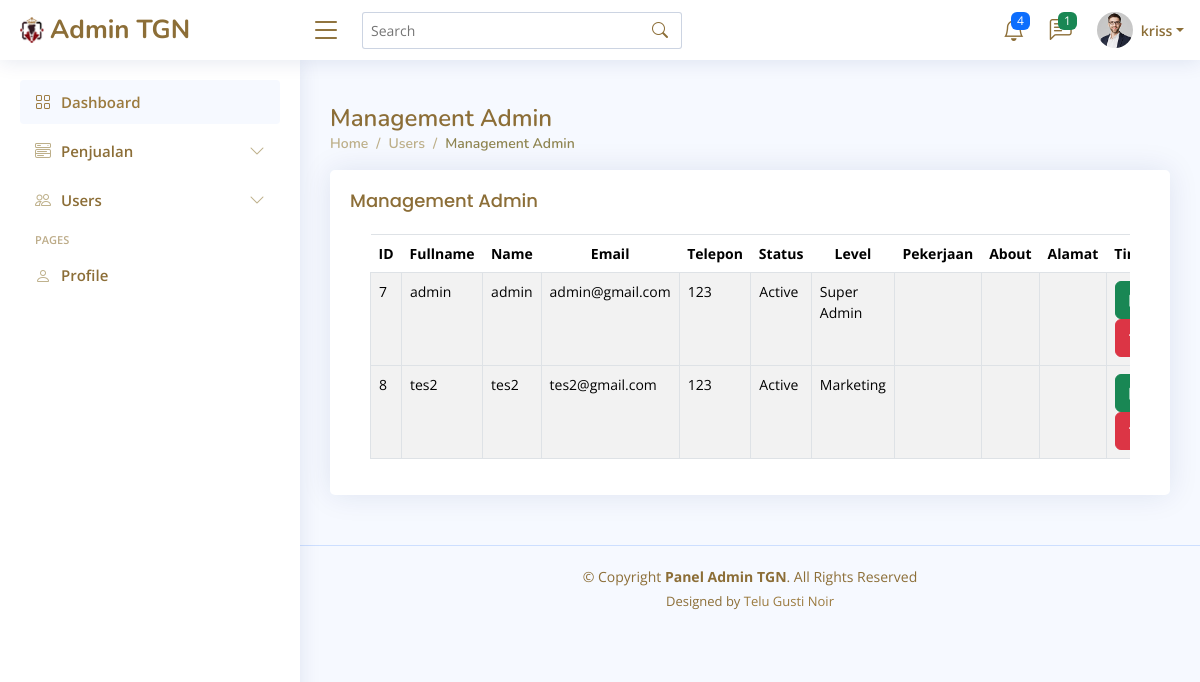
The page /Admin/users-tabel-admin.php (signed in) on the database its author committed.
### tables this page shows
CREATE TABLE `users` (
  `id` int(100) NOT NULL,
  `username` varchar(20) NOT NULL,
  `fullname` varchar(64) NOT NULL,
  `email` varchar(50) NOT NULL,
  `phone` varchar(18) NOT NULL,
  `status` varchar(20) NOT NULL,
  `password` varchar(50) NOT NULL,
  `level` varchar(20) NOT NULL,
  `about` text DEFAULT NULL,
  `job` varchar(20) DEFAULT NULL,
  `country` varchar(16) DEFAULT NULL,
  `address` varchar(255) DEFAULT NULL,
  `profile_image` varchar(255) DEFAULT NULL
);

### Admin/users-tabel-admin.php (the view, shortened to what this page needs)
<!DOCTYPE html>
<html lang="en">
<head>
  <link href="assets/vendor/bootstrap/css/bootstrap.min.css" rel="stylesheet">
  <link href="assets/vendor/bootstrap-icons/bootstrap-icons.css" rel="stylesheet">
  <link href="assets/vendor/boxicons/css/boxicons.min.css" rel="stylesheet">
  <link href="assets/vendor/quill/quill.snow.css" rel="stylesheet">
  <link href="assets/vendor/quill/quill.bubble.css" rel="stylesheet">
  <link href="assets/vendor/remixicon/remixicon.css" rel="stylesheet">
  <link href="assets/vendor/simple-datatables/style.css" rel="stylesheet">
  <link href="assets/css/style.css" rel="stylesheet">
</head>
<body>
  <?= include 'header.php' ?>
  <main id="main" class="main">
  <div class="pagetitle">
      <h1>Management Admin</h1>
      <nav>
        <ol class="breadcrumb">
          <li class="breadcrumb-item"><a href="index.php">Home</a></li>
          <li class="breadcrumb-item">Users</li>
          <li class="breadcrumb-item active">Management Admin</li>
        </ol>
      </nav>
    </div>
    <section class="section dashboard">
    <div class="col-12">
    <div class="card recent-sales overflow-auto">
        <div class="card-body pb-0">
            <h1 class="card-title">Management Admin<span></span></h1>
            <div class="card-body">
    <div class="table-responsive">
        <table class="table table-bordered table-striped">
            <thead class="thead-dark">
                <tr class="text-center">
                <th scope="col" class="col-0">ID</th>
                <th scope="col" class="col-1">Fullname</th>
                <th scope="col" class="col-1">Name</th>
                <th scope="col" class="col-0">Email</th>
                <th scope="col" class="col-1">Telepon</th>
                <th scope="col" class="col-1">Status</th>
                <th scope="col" class="col-1">Level</th>
                <th scope="col" class="col-1">Pekerjaan</th>
                <th scope="col" class="col-2">About</th>
                <th scope="col" class="col-2">Alamat</th>
                <th scope="col" class="col-0">Tindakan</th>
                </tr>
            </thead>
<?php
    $select_query = "SELECT * FROM `users` WHERE `level` IN ('super admin', 'marketing', 'customer service') ";
    $result = $conn->query($select_query);
    if ($result->rowCount() > 0) {
        while ($fetch_users = $result->fetch(PDO::FETCH_ASSOC)) {
?>
            <tbody>
                <tr>
                <td><?= $fetch_users ['id'];?></td>
                <td><?= $fetch_users ['fullname'];?></td>
                <td><?= $fetch_users ['username'];?></td>
                <td><?= $fetch_users ['email'];?></td>
                <td><?= $fetch_users ['phone'];?></td>
                <td><?= $fetch_users ['status'];?></td>
                <td><?= $fetch_users ['level'];?></td>
                <td><?= $fetch_users ['about'];?></td>
                <td><?= $fetch_users ['job'];?></td>
                <td><?= $fetch_users ['address'];?></td>
                    <td>
                    <form action="" method="post">
                    <a href="users-edit-admin.php?uid=<?= $fetch_users ['id'];?>" class="btn btn-success ri-edit-box-fill"></a>
                    <button type="submit" name="delete"  class="btn btn-danger"><i class="ri-delete-bin-2-line"></i></button>
                    </form>
                    </td>
                </tr>
                <?php
    }
    } else {
?>
    <tr><td colspan='12'>No data found</td></tr>;
<?php
    }
?>
            </tbody>
        </table>
                </div>
            </div>
        </div>
    </div>
</div>
</section>
  </main>
  <?= include 'footer.php';?>
</body>
</html>

### Admin/header.php (shortened to what this page needs)
<?php
include '../components/connect.php';
$user_id = $_SESSION['user_id'];
$select_user = $conn->prepare("SELECT * FROM `users` WHERE id = ?");
$select_user->execute([$user_id]);
$fetch_profile = null;
$select_profile = $conn->prepare("SELECT * FROM `users` WHERE id = ?");
$select_profile->execute([$user_id]);
if ($select_profile->rowCount() > 0) {
    $fetch_profile = $select_profile->fetch(PDO::FETCH_ASSOC);
}
?>
  <header id="header" class="header fixed-top d-flex align-items-center">
    <div class="d-flex align-items-center justify-content-between">
      <a href="index.php" class="logo   d-flex align-items-center">
        <img src="assets/img/logo.png" alt="">
        <span class="d-none d-lg-block">Admin TGN</span>
      </a>
      <i class="bi bi-list toggle-sidebar-btn"></i>
    </div>
    <div class="search-bar">
      <form class="search-form d-flex align-items-center" method="POST" action="#">
        <input type="text" name="query" placeholder="Search" title="Enter search keyword">
        <button type="submit" title="Search"><i class="bi bi-search"></i></button>
      </form>
    </div>
    <nav class="header-nav ms-auto">
      <ul class="d-flex align-items-center">
        <li class="nav-item dropdown">
          <a class="nav-link nav-icon" href="#" data-bs-toggle="dropdown">
            <i class="bi bi-bell"></i>
            <span class="badge bg-primary badge-number">4</span>
          </a>
        </li>
        <li class="nav-item dropdown">
          <a class="nav-link nav-icon" href="#" data-bs-toggle="dropdown">
            <i class="bi bi-chat-left-text"></i>
    <?php
        $select_messages = $conn->prepare("SELECT * FROM `messages`");
        $select_messages->execute();
        $number_of_messages = $select_messages->rowCount()
    ?>
            <span class="badge bg-success badge-number"><?= $number_of_messages?></span>
          </a>
        <?php
        $select_messages->execute();
        $messages = $select_messages->fetchAll(PDO::FETCH_ASSOC);
    ?>
        </li>
    <li class="nav-item dropdown pe-3">
    <a class="nav-link nav-profile d-flex align-items-center pe-0" href="#" data-bs-toggle="dropdown">
        <img src="assets/img/profile-img.jpg" alt="Profile" class="rounded-circle">
        <span class="d-none d-md-block dropdown-toggle ps-2"><?= $fetch_profile ? $fetch_profile['username'] : ''; ?></span>
      </a>
        </li>
      </ul>
</nav>
</header>
<?= include 'navbar.php';?>

### Admin/assets/css/style.css (style rules this page uses)
:root { scroll-behavior: smooth; }
body { font-family: "Open Sans", sans-serif; background: #f6f9ff; color: #444444; }
a { color: #9B7A3E; text-decoration: none; }
h1, h2, h3, h4, h5, h6 { font-family: "Nunito", sans-serif; }
#main { margin-top: 60px; padding: 20px 30px; transition: all 0.3s; }
.pagetitle { margin-bottom: 10px; }
.pagetitle h1 { font-size: 24px; margin-bottom: 0; font-weight: 600; color: #8C6E37; }
.card { margin-bottom: 30px; border: none; border-radius: 5px; box-shadow: 0px 0 30px rgba(1, 41, 112, 0.1); }
.card-title { padding: 20px 0 15px 0; font-size: 18px; font-weight: 500; color: #8C6E37; font-family: "Poppins", sans-serif; }
.card-body { padding: 0 20px 20px 20px; }
.breadcrumb { font-size: 14px; font-family: "Nunito", sans-serif; color: #BDAF89; font-weight: 600; }
.breadcrumb a { color: #BDAF89; transition: 0.3s; }
.breadcrumb .breadcrumb-item::before { color: #BDAF89; }
.breadcrumb .active { color: #8F8551; font-weight: 600; }
.logo { line-height: 1; }
@media (min-width: 1200px) { .logo { width: 280px; } }
.logo img { max-height: 26px; margin-right: 6px; }
.logo span { font-size: 26px; font-weight: 700; color: #8C6E37; font-family: "Nunito", sans-serif; }
.header { transition: all 0.5s; z-index: 997; height: 60px; box-shadow: 0px 2px 20px rgba(1, 41, 112, 0.1); background-color: #fff; padding-left: 20px; }
.header .toggle-sidebar-btn { font-size: 32px; padding-left: 10px; cursor: pointer; color: #8C6E37; }
.header .search-bar { min-width: 360px; padding: 0 20px; }
.header .search-form { width: 100%; }
.header .search-form input { border: 0; font-size: 14px; color: #8C6E37; border: 1px solid rgba(1, 41, 112, 0.2); padding: 7px 38px 7px 8px; border-radius: 3px; transition: 0.3s; width: 100%; }
.header .search-form button { border: 0; padding: 0; margin-left: -30px; background: none; }
.header .search-form button i { color: #8C6E37; }
.header-nav ul { list-style: none; }
.header-nav>ul { margin: 0; padding: 0; }
.header-nav .nav-icon { font-size: 22px; color: #8C6E37; margin-right: 25px; position: relative; }
.header-nav .nav-profile { color: #8C6E37; }
.header-nav .nav-profile img { max-height: 36px; }
.header-nav .nav-profile span { font-size: 14px; font-weight: 600; }
.header-nav .badge-number { position: absolute; inset: -2px -5px auto auto; font-weight: normal; font-size: 12px; padding: 3px 6px; }
@media (min-width: 1200px) { #main, #footer { margin-left: 300px; } }
.dashboard .recent-sales { font-size: 14px; }
.dashboard .recent-sales .table thead { background: #f6f6fe; }
.dashboard .recent-sales .table thead th { border: 0; }

### rows shown on the page
users: username "kriss"
users: id "7", fullname "admin", username "admin", email "admin@gmail.com", phone "123", status "Active", level "Super Admin"
users: id "8", fullname "tes2", username "tes2", email "tes2@gmail.com", phone "123", status "Active", level "Marketing"

### other values the page prints
$number_of_messages "1"
